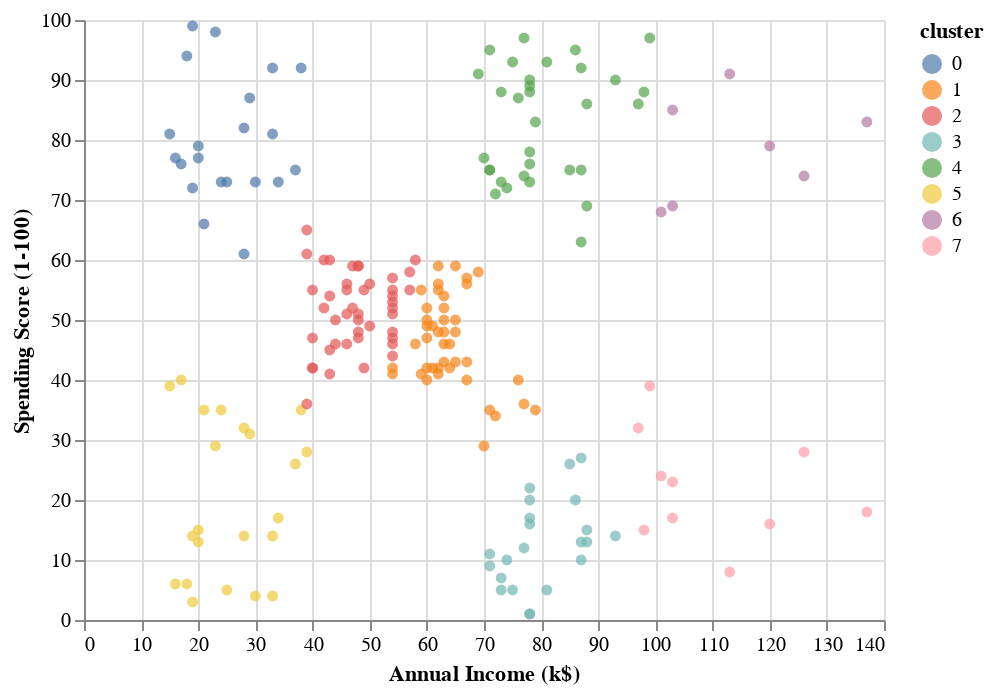

Notebook cell for this chart:
### Code cell
import altair as alt
chart = alt.Chart(df)
scatter_plot = chart.mark_circle()
scatter_plot.encode(x='Annual Income (k$)', y='Spending Score (1-100)', color='cluster:N')

### Figure 1 — Vega-Lite specification as saved in the notebook (floating-point values rounded to 4 significant figures; data arrays with more than 128 entries replaced by an {"elided": "..."} marker saying what was removed)
{"config": {"view": {"continuousWidth": 400, "continuousHeight": 300}}, "data": {"name": "data-75bc91bed669d0bf9db98f35cc550d86"}, "mark": "circle", "encoding": {"color": {"type": "nominal", "field": "cluster"}, "x": {"type": "quantitative", "field": "Annual Income (k$)"}, "y": {"type": "quantitative", "field": "Spending Score (1-100)"}}, "$schema": "https://vega.github.io/schema/vega-lite/v4.8.1.json", "datasets": {"data-75bc91bed669d0bf9db98f35cc550d86": {"elided": "200 records"}}}
